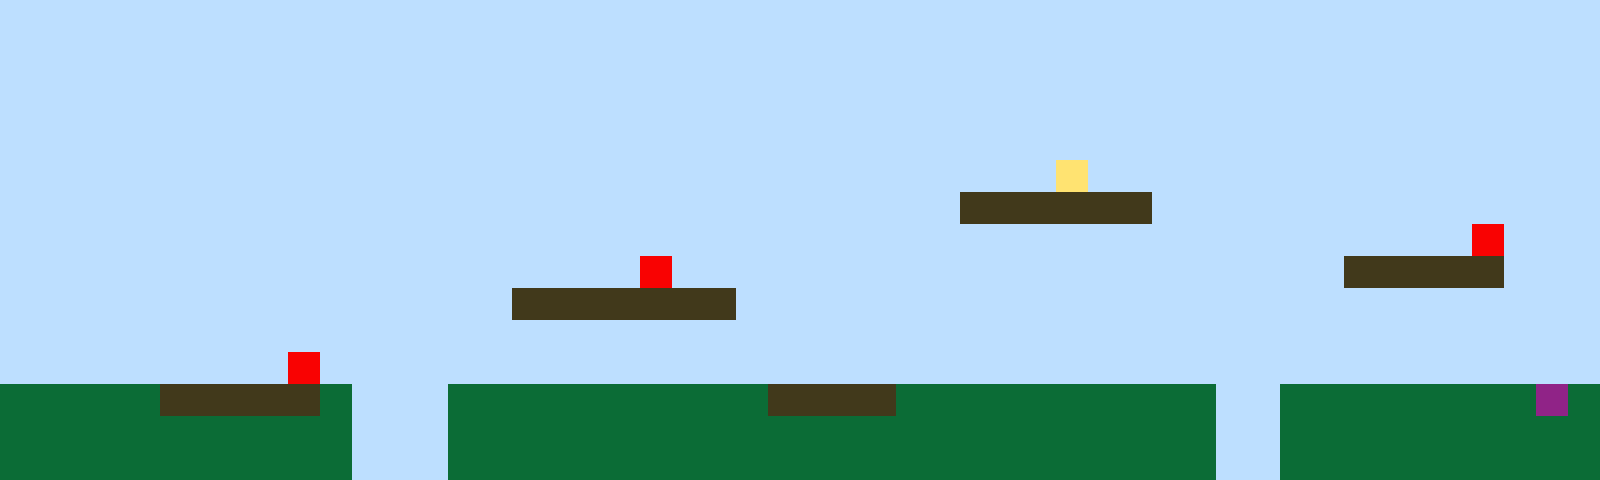

This is a level from a 2D game, rendered from its Tiled map with the project's own tilesets. A one-line summary and the complete map file follow:
An orthogonal 50x15 tile map with 32x32 px tiles, 1 tile layer (Tile Layer 1).

<map version="1.10" tiledversion="1.11.2" orientation="orthogonal" renderorder="right-up" width="50" height="15" tilewidth="32" tileheight="32" infinite="0" nextlayerid="2" nextobjectid="1"><editorsettings><export target="map1.csv" format="csv" /></editorsettings><tileset firstgid="1" name="sprites" tilewidth="32" tileheight="32" tilecount="6" columns="3"><image source="sprites.png" width="96" height="64" /></tileset><layer id="1" name="Tile Layer 1" width="50" height="15"><data encoding="csv">1,1,1,1,1,1,1,1,1,1,1,1,1,1,1,1,1,1,1,1,1,1,1,1,1,1,1,1,1,1,1,1,1,1,1,1,1,1,1,1,1,1,1,1,1,1,1,1,1,1,1,1,1,1,1,1,1,1,1,1,1,1,1,1,1,1,1,1,1,1,1,1,1,1,1,1,1,1,1,1,1,1,1,1,1,1,1,1,1,1,1,1,1,1,1,1,1,1,1,1,1,1,1,1,1,1,1,1,1,1,1,1,1,1,1,1,1,1,1,1,1,1,1,1,1,1,1,1,1,1,1,1,1,1,1,1,1,1,1,1,1,1,1,1,1,1,1,1,1,1,1,1,1,1,1,1,1,1,1,1,1,1,1,1,1,1,1,1,1,1,1,1,1,1,1,1,1,1,1,1,1,1,1,1,1,1,1,1,1,1,1,1,1,1,1,1,1,1,1,1,1,1,1,1,1,1,1,1,1,1,1,1,1,1,1,1,1,1,1,1,1,1,1,1,1,1,1,1,1,1,1,1,1,1,1,1,1,1,1,1,1,1,1,1,1,1,1,1,1,1,1,1,1,1,1,1,1,1,1,1,1,1,1,1,1,1,1,1,1,1,1,1,1,1,1,1,1,1,1,1,1,1,1,4,1,1,1,1,1,1,1,1,1,1,1,1,1,1,1,1,1,1,1,1,1,1,1,1,1,1,1,1,1,1,1,1,1,1,1,1,1,1,1,1,1,1,1,1,1,1,3,3,3,3,3,3,1,1,1,1,1,1,1,1,1,1,1,1,1,1,1,1,1,1,1,1,1,1,1,1,1,1,1,1,1,1,1,1,1,1,1,1,1,1,1,1,1,1,1,1,1,1,1,1,1,1,1,1,1,1,1,1,1,1,1,1,5,1,1,1,1,1,1,1,1,1,1,1,1,1,1,1,1,1,1,1,1,1,1,1,5,1,1,1,1,1,1,1,1,1,1,1,1,1,1,1,1,1,1,1,1,1,3,3,3,3,3,1,1,1,1,1,1,1,1,1,1,1,1,1,1,1,1,1,1,1,3,3,3,3,3,3,3,1,1,1,1,1,1,1,1,1,1,1,1,1,1,1,1,1,1,1,1,1,1,1,1,1,1,1,1,1,1,1,1,1,1,1,1,1,1,1,1,1,1,1,1,1,1,1,1,1,1,1,1,1,1,1,1,1,1,1,1,1,1,1,1,1,1,1,1,1,1,1,1,1,1,1,1,1,1,1,1,1,1,1,1,1,1,5,1,1,1,1,1,1,1,1,1,1,1,1,1,1,1,1,1,1,1,1,1,1,1,1,1,1,1,1,1,1,1,1,1,1,1,1,1,1,1,1,2,2,2,2,2,3,3,3,3,3,2,1,1,1,2,2,2,2,2,2,2,2,2,2,3,3,3,3,2,2,2,2,2,2,2,2,2,2,1,1,2,2,2,2,2,2,2,2,6,2,2,2,2,2,2,2,2,2,2,2,2,1,1,1,2,2,2,2,2,2,2,2,2,2,2,2,2,2,2,2,2,2,2,2,2,2,2,2,1,1,2,2,2,2,2,2,2,2,2,2,2,2,2,2,2,2,2,2,2,2,2,1,1,1,2,2,2,2,2,2,2,2,2,2,2,2,2,2,2,2,2,2,2,2,2,2,2,2,1,1,2,2,2,2,2,2,2,2,2,2</data></layer></map>
